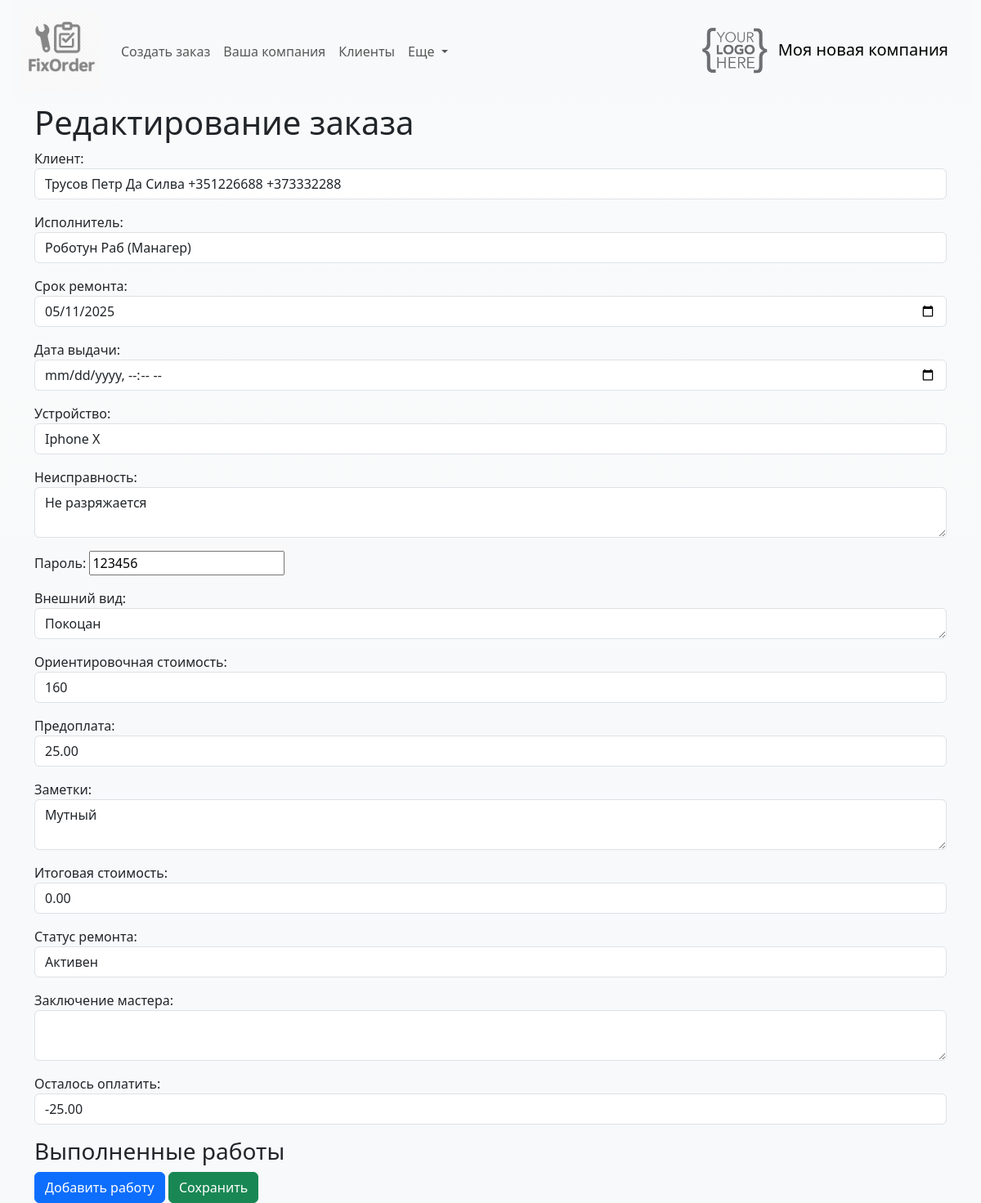
The page /order/68/ on the database its author committed.
### fixorder/models.py (models this page shows, shortened)
class Company(models.Model):
    brand_name = models.CharField(max_length=255, unique=True, db_index=True, verbose_name='Название компании')
    official_name = models.CharField(max_length=255, blank=True, null=True, unique=True, db_index=True, verbose_name='Юридическое наименование')
    unp = models.DecimalField(max_digits=10, decimal_places=2, blank=True, null=True, verbose_name='УНП')
    phone = models.CharField(max_length=20, unique=True, verbose_name='Контактный номер')
    phone1 = models.CharField(max_length=20, blank=True, null=True, unique=True, verbose_name='Контактный номер')
    phone2 = models.CharField(max_length=20, blank=True, null=True, unique=True, verbose_name='Контактный номер')
    telegram = models.CharField(max_length=40, blank=True, null=True, verbose_name='Telegram')
    viber = models.CharField(max_length=20, blank=True, null=True, verbose_name='Viber')
    whatsapp = models.CharField(max_length=20, blank=True, null=True, verbose_name='Whattsapp')
    email = models.EmailField(max_length=50, blank=True, null=True, verbose_name='Электронная почта')
    adress = models.CharField(max_length=255, blank=True, null=True, unique=True, db_index=True, verbose_name='Адрес')
    postal_adress = models.CharField(max_length=255, blank=True, null=True, unique=True, verbose_name='Почтовый адрес')
    official_adress = models.CharField(max_length=255, blank=True, null=True, unique=True, verbose_name='Юридический адрес')
    income_data = models.TextField(max_length=20000, blank=True, null=True, verbose_name='Общая информация для приемной квитанции')
    warranty_data = models.TextField(max_length=20000, blank=True, null=True, verbose_name='Общая информация для приемной квитанции')
    photo = models.ImageField(upload_to="static/img/", blank=True, null=True, verbose_name="Логотип компании")

class Order(models.Model):
    order_client = models.ForeignKey(Client, related_name='client', null=True, on_delete=models.SET_NULL, verbose_name='Клиент')
    executor = models.ForeignKey(Employee, blank=True, null=True, related_name='executor', on_delete=models.SET_NULL, verbose_name='Исполнитель')
    time_create = models.DateTimeField(auto_now_add=True, verbose_name='Дата прихода')
    time_update = models.DateTimeField(auto_now=True, verbose_name='Дата изменения')
    time_demand = models.DateField(blank=True, null=True, verbose_name='Срок ремонта')
    time_away = models.DateTimeField(null=True, blank=True, verbose_name='Дата выдачи')
    device = models.CharField(max_length=255, verbose_name='Устройство')
    defect = models.TextField(max_length=400, verbose_name='Неисправность')
    device_password = models.CharField(max_length=50, blank=True, null=True, verbose_name='Пароль')
    device_exterior = models.TextField(max_length=400, blank=True, null=True, verbose_name='Внешний вид')
    initial_price = models.CharField(max_length=10, blank=True, null=True, verbose_name='Ориентировочная стоимость')
    prepaid = models.DecimalField(max_digits=10, decimal_places=2, blank=True, null=True, verbose_name='Предоплата')
    notes = models.TextField(max_length=500, blank=True, null=True, verbose_name='Заметки')
    total_price = models.DecimalField(max_digits=10, decimal_places=2, blank=True, default=0, verbose_name='Итоговая стоимость')
    status = models.ForeignKey(OrderStatus, on_delete=models.DO_NOTHING, default=4, related_name='related_order', verbose_name='Статус ремонта')
    conclusion = models.TextField(max_length=500, blank=True, null=True, verbose_name='Заключение мастера')
    remain_to_pay = models.DecimalField(max_digits=10, decimal_places=2, null=True, blank=True, default=0, verbose_name='Осталось оплатить')
    class Meta:
        verbose_name = "Заказы"
        verbose_name_plural = "Заказы"
        ordering = ["-time_create"]
        indexes = [models.Index(fields=["-time_create"]), models.Index(fields=["status"])]

### fixorder/views.py (the view, shortened to what this page needs)
# urls.py: path('order/<int:pk>/', views.Show_and_edit_order.as_view(), name='order'),
class Show_and_edit_order(UpdateView):
    model = Order
    form_class = OrderForm
    template_name = 'fixorder/show_edit_order.html'
    success_url = reverse_lazy('orderlist')
    extra_context = {'title': 'Заказ', 'header': 'Просмотреть/изменить заказ'}
    def get_object(self, queryset=None):
        return get_object_or_404(Order, pk=self.kwargs['pk'])
    def get_context_data(self, **kwargs):
        context = super().get_context_data(**kwargs)
        context['work_formset'] = WorkFormSet(instance=self.object)
        return context

### fixorder/models.py (called while the page is built)
    def __str__(self):
        return self.status

    def __str__(self):
        return f'{self.name} {self.phone} {self.phone1}'

    def __str__(self):
        return f'{self.name} ({self.position})'

### fixorder/templatetags/fixorder_tags.py (called while the page is built)
@register.simple_tag
def logo_url():
    return static('img/logo.png')

@register.simple_tag
def get_company_name():
    return Company.objects.get(pk=1).brand_name

### fixorder/templates/fixorder/show_edit_order.html (shortened to what this page needs)
{% extends 'fixorder/base.html' %}
{% block content %}
    {% load static %}
    <h1>Редактирование заказа</h1>
    <form method="post" id="work-form-container">
        {{ form.as_p }}
        <h3>Выполненные работы</h3>
        <button type="button" id="add-work-button" class="btn btn-primary">Добавить работу</button>
        <button type="submit" class="btn btn-success">Сохранить</button>
        <br>
    </form>
{% endblock %}

### fixorder/templates/fixorder/navbar.html (shortened to what this page needs)
{% load fixorder_tags %}
<nav class="navbar navbar-expand-lg bg-body-tertiary">
  <div class="container-fluid">
    <a class="navbar-brand" href="/">
      <img src="/static/img/br_phone.png" alt="" height="100">
    </a>
    <div class="collapse navbar-collapse" id="navbarSupportedContent">
      <ul class="navbar-nav me-auto mb-2 mb-lg-0">
        <li class="nav-item">
          <a class="nav-link" href="/neworder">Создать заказ</a>
        </li>
        <li class="nav-item">
          <a class="nav-link" href="/company">Ваша компания</a>
        </li>
        <li class="nav-item">
          <a class="nav-link" href="/clientlist">Клиенты</a>
        </li>
        <li class="nav-item dropdown">
          <a class="nav-link dropdown-toggle" href="#" role="button" data-bs-toggle="dropdown" aria-expanded="false">
            Еще
          </a>
        </li>
      </ul>
    </div>
    <a class="navbar-brand" href="/">
      <img src="{% logo_url %}" alt="FixOrder" height="60">
      {% get_company_name %}
    </a>
    </div>
</nav>

### rows shown on the page
Company: brand_name "Моя новая компания"
Order: order_client "Трусов Петр Да Силва +351226688 +373332288", executor "Роботун Раб (Манагер)", time_demand "05/11/2025", device "Iphone X", defect "Не разряжается", device_password "123456", device_exterior "Покоцан", initial_price "160", prepaid "25.00", notes "Мутный", total_price "0.00", status "Активен", remain_to_pay "-25.00"
